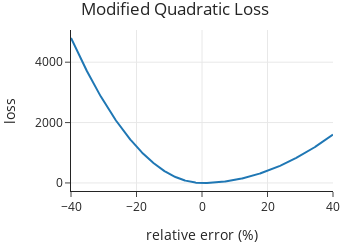

The code cell stored with this chart in its notebook:
### Markdown cell above
The relative error is: $100(y - \hat{y})/\hat{y}$, where $y$ is the true value and $\hat{y}$ is the prediction. We can demonstrate the asymmetry of the loss function with a plot:

### Code cell
xs = np.linspace(-40, 40, 500)
loss = anes_loss(xs)

fig = px.line(x=xs, y=loss, title='Modified Quadratic Loss',
              width=350, height=250)

margin(fig, t=30)
xlabel(fig, 'relative error (%)')
ylabel(fig, 'loss')

### Figure 1 — Plotly figure (JSON) as saved in the notebook; plotly's stock layout.template omitted (floating-point values rounded to 4 significant figures; data arrays with more than 128 entries replaced by an {"elided": "..."} marker saying what was removed)
{"data": [{"hovertemplate": "x=%{x}<br>y=%{y}<extra></extra>", "legendgroup": "", "line": {"color": "#1F77B4", "dash": "solid"}, "marker": {"symbol": "circle"}, "mode": "lines", "name": "", "orientation": "v", "showlegend": false, "type": "scatter", "x": {"elided": "500 float values"}, "xaxis": "x", "y": {"elided": "500 float values"}, "yaxis": "y"}], "layout": {"height": 250, "legend": {"tracegroupgap": 0}, "margin": {"t": 30}, "title": {"text": "Modified Quadratic Loss"}, "width": 350, "xaxis": {"anchor": "y", "autorange": true, "domain": [0, 1], "range": [-40, 40], "title": {"text": "relative error (%)"}, "type": "linear"}, "yaxis": {"anchor": "x", "autorange": true, "domain": [0, 1], "range": [-266.7, 5067.0], "title": {"text": "loss"}, "type": "linear"}}}
